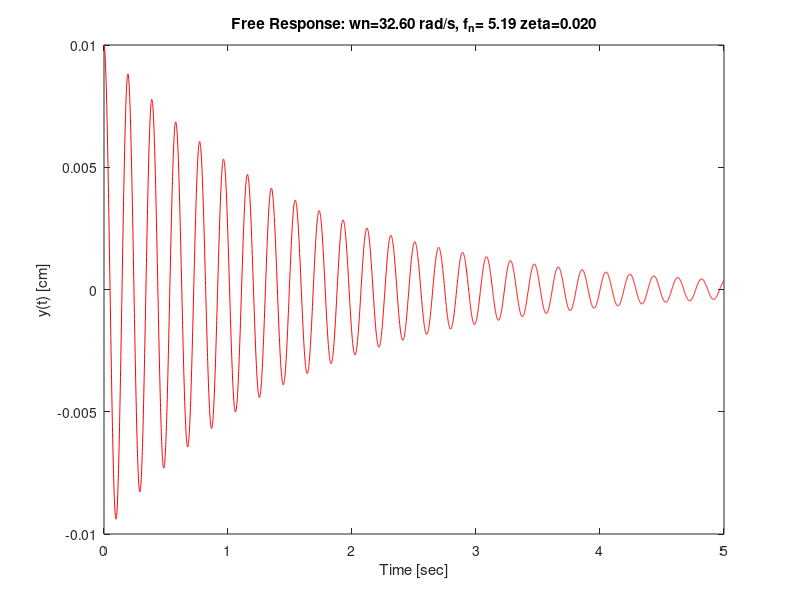

This chart was generated by the following MATLAB code:
% Illustration of Second-Order LTI Free Response

% Model Parameters 
wn = 32.6;  % undamped nat'l freq. [rad/s]
zeta = 0.02;   % damping ratio [n/a]cd 

% Initial condition
y0 = 0.01;  %  y(t=0)
v0 = 0;

% Describe a vector of times for the solution
dt = 0.001;   % Time step [s]
Tend = 5;  % End of time horizon for simulation [s]
tt = 0:dt:Tend;  

% Solution to DE
wd = wn*sqrt(1-zeta^2);
C = sqrt(y0^2+((v0+zeta*wn*y0)/(wd))^2)
phi = atan((v0+zeta*wn*y0)/(wd*y0))
Yeqn2 = C*exp(-zeta*wn*tt).*cos(wd*tt-phi);

% Plot the Results
figure(1); clf()
%plot(tt,Yeqn,'b-')
%hold on
plot(tt,Yeqn2,'r-')
xlabel('Time [sec]')
ylabel('y(t) [cm]')
title(sprintf('Free Response: wn=%5.2f rad/s, f_n=%5.2f zeta=%5.3f',wn,wn/(2*pi),zeta))
